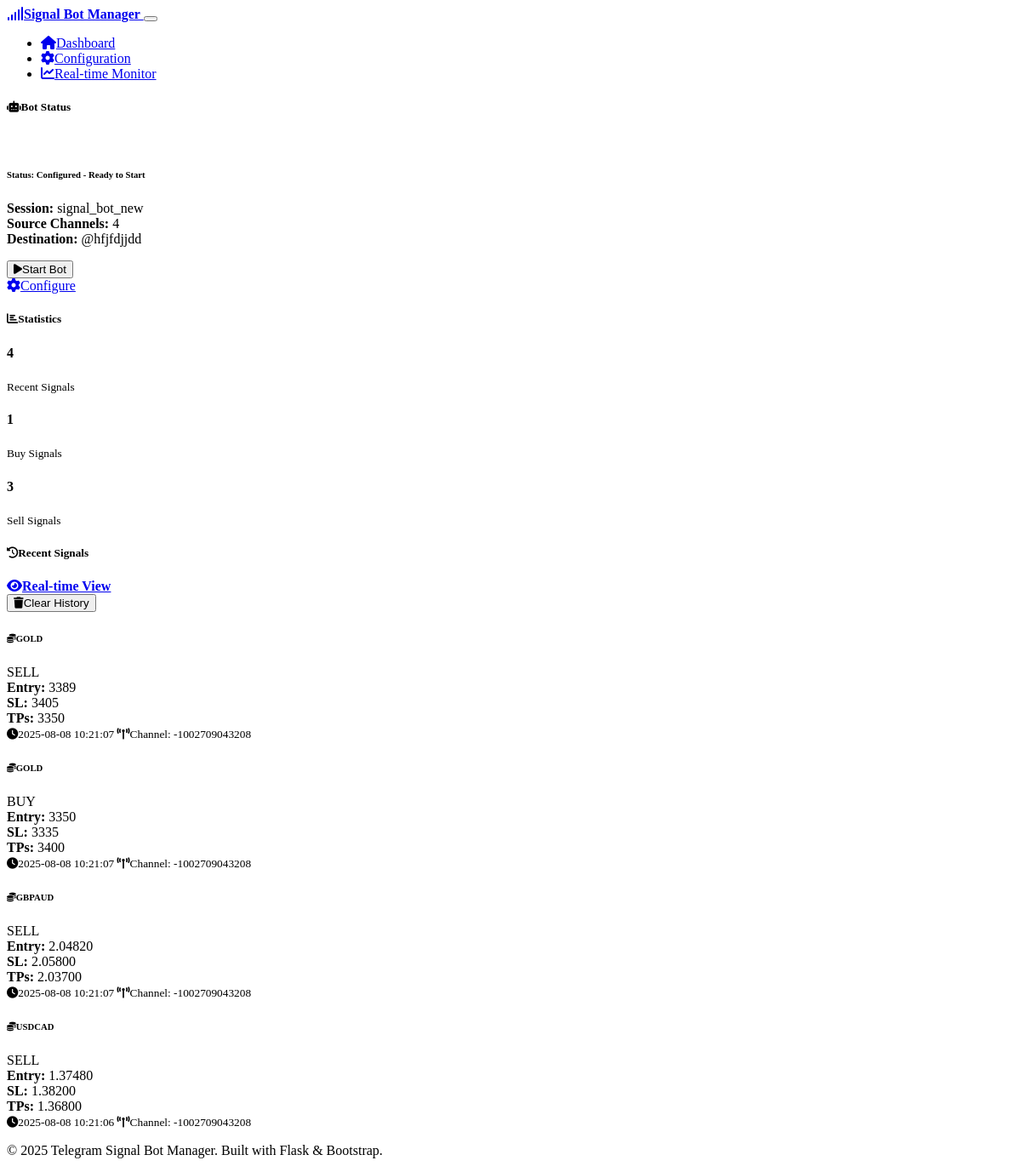
The page / on the database its author committed.
### models.py (models this page shows, shortened)
class Config(db.Model):
    id = db.Column(db.Integer, primary_key=True)
    api_id = db.Column(db.String(50))
    api_hash = db.Column(db.String(100))
    session_name = db.Column(db.String(50), default='signal_bot')
    from_channels = db.Column(db.Text)  # JSON string of channel IDs/usernames
    to_channel = db.Column(db.String(100))
    created_at = db.Column(db.DateTime, default=datetime.utcnow)
    updated_at = db.Column(db.DateTime, default=datetime.utcnow, onupdate=datetime.utcnow)
    def get_from_channels_list(self):
        if self.from_channels:
            try:
                return json.loads(self.from_channels)
            except:
                return []
        return []

class Signal(db.Model):
    id = db.Column(db.Integer, primary_key=True)
    symbol = db.Column(db.String(20))
    position = db.Column(db.String(10))  # BUY/SELL
    entry = db.Column(db.String(20))
    stop_loss = db.Column(db.String(20))
    take_profits = db.Column(db.Text)  # JSON string of TP levels
    risk_reward = db.Column(db.String(20))
    source_channel = db.Column(db.String(100))
    formatted_signal = db.Column(db.Text)
    original_message = db.Column(db.Text)
    timestamp = db.Column(db.DateTime, default=datetime.utcnow)
    def get_take_profits_list(self):
        if self.take_profits:
            try:
                return json.loads(self.take_profits)
            except:
                return []
        return []

### app.py (the view)
@app.route('/')
def index():
    config = Config.query.first()
    recent_signals = Signal.query.order_by(Signal.timestamp.desc()).limit(10).all()
    bot_status = "Not Running"
    if bot_instance and bot_instance.is_running():
        bot_status = "Running"
    elif config and config.api_id and config.api_hash:
        bot_status = "Configured - Ready to Start"
    return render_template('index.html',
                         config=config,
                         recent_signals=recent_signals,
                         bot_status=bot_status)

### templates/index.html (shortened to what this page needs)
{% extends "base.html" %}
{% block content %}
<div class="row">
    <div class="col-md-6 mb-4">
        <div class="card">
            <div class="card-header d-flex justify-content-between align-items-center">
                <h5 class="mb-0"><i class="fas fa-robot me-2"></i>Bot Status</h5>
                {% if bot_status == "Running" %}
                    <span class="status-indicator status-running"></span>
                {% elif bot_status == "Configured - Ready to Start" %}
                    <span class="status-indicator status-ready"></span>
                {% else %}
                    <span class="status-indicator status-stopped"></span>
                {% endif %}
            </div>
            <div class="card-body">
                <h6 class="card-title">Status: <span class="badge
                    {% if bot_status == 'Running' %}bg-success
                    {% elif bot_status == 'Configured - Ready to Start' %}bg-warning
                    {% else %}bg-danger{% endif %}">{{ bot_status }}</span>
                </h6>
                {% if config %}
                    <p class="card-text">
                        <strong>Session:</strong> {{ config.session_name or 'signal_bot' }}<br>
                        <strong>Source Channels:</strong> {{ config.get_from_channels_list()|length if config.from_channels else 0 }}<br>
                        <strong>Destination:</strong> {{ config.to_channel or 'Not set' }}
                    </p>
                {% else %}
                    <p class="card-text text-warning">No configuration found. Please configure the bot first.</p>
                {% endif %}
                <div class="d-flex gap-2">
                    {% if bot_status != "Running" %}
                        <form method="POST" action="{{ url_for('start_bot') }}" class="d-inline">
                            <button type="submit" class="btn btn-success"
                                    {% if not config or not config.api_id %}disabled{% endif %}>
                                <i class="fas fa-play me-1"></i>Start Bot
                            </button>
                        </form>
                    {% else %}
                        <form method="POST" action="{{ url_for('stop_bot') }}" class="d-inline">
                            <button type="submit" class="btn btn-danger">
                                <i class="fas fa-stop me-1"></i>Stop Bot
                            </button>
                        </form>
                    {% endif %}
                    <a href="{{ url_for('config_page') }}" class="btn btn-outline-primary">
                        <i class="fas fa-cog me-1"></i>Configure
                    </a>
                </div>
            </div>
        </div>
    </div>
    <div class="col-md-6 mb-4">
        <div class="card">
            <div class="card-header">
                <h5 class="mb-0"><i class="fas fa-chart-bar me-2"></i>Statistics</h5>
            </div>
            <div class="card-body">
                <div class="row text-center">
                    <div class="col-4">
                        <h4 class="text-primary">{{ recent_signals|length }}</h4>
                        <small class="text-muted">Recent Signals</small>
                    </div>
                    <div class="col-4">
                        <h4 class="text-success">
                            {{ recent_signals|selectattr('position', 'equalto', 'BUY')|list|length }}
                        </h4>
                        <small class="text-muted">Buy Signals</small>
                    </div>
                    <div class="col-4">
                        <h4 class="text-danger">
                            {{ recent_signals|selectattr('position', 'equalto', 'SELL')|list|length }}
                        </h4>
                        <small class="text-muted">Sell Signals</small>
                    </div>
                </div>
            </div>
        </div>
    </div>
</div>
<div class="card">
    <div class="card-header d-flex justify-content-between align-items-center">
        <h5 class="mb-0"><i class="fas fa-history me-2"></i>Recent Signals</h5>
        <div>
            <a href="{{ url_for('dashboard') }}" class="btn btn-sm btn-outline-primary me-2">
                <i class="fas fa-eye me-1"></i>Real-time View
            </a>
            <form method="POST" action="{{ url_for('clear_signals') }}" class="d-inline">
                <button type="submit" class="btn btn-sm btn-outline-danger"
                        onclick="return confirm('Are you sure you want to clear all signal history?')">
                    <i class="fas fa-trash me-1"></i>Clear History
                </button>
            </form>
        </div>
    </div>
    <div class="card-body">
        {% if recent_signals %}
            <div class="row">
                {% for signal in recent_signals %}
                <div class="col-md-6 mb-3">
                    <div class="card signal-card {{ signal.position.lower() }}">
                        <div class="card-body">
                            <div class="d-flex justify-content-between align-items-start mb-2">
                                <h6 class="card-title mb-0">
                                    <i class="fas fa-coins me-1"></i>{{ signal.symbol }}
                                </h6>
                                <span class="badge {% if signal.position == 'BUY' %}bg-success{% else %}bg-danger{% endif %}">
                                    {{ signal.position }}
                                </span>
                            </div>
                            <div class="row small">
                                <div class="col-6">
                                    <strong>Entry:</strong> {{ signal.entry }}<br>
                                    <strong>SL:</strong> {{ signal.stop_loss }}
                                </div>
                                <div class="col-6">
                                    <strong>TPs:</strong> {{ signal.get_take_profits_list()|join(', ') }}<br>
                                </div>
                            </div>
                            <div class="mt-2 pt-2 border-top">
                                <small class="text-muted">
                                    <i class="fas fa-clock me-1"></i>{{ signal.timestamp.strftime('%Y-%m-%d %H:%M:%S') }}
                                    <span class="ms-2">
                                        <i class="fas fa-broadcast-tower me-1"></i>Channel: {{ signal.source_channel }}
                                    </span>
                                </small>
                            </div>
                        </div>
                    </div>
                </div>
                {% endfor %}
            </div>
        {% else %}
            <div class="text-center py-5">
                <i class="fas fa-inbox fa-3x text-muted mb-3"></i>
                <h5 class="text-muted">No signals found</h5>
                <p class="text-muted">Start the bot to begin monitoring signals from your configured channels.</p>
            </div>
        {% endif %}
    </div>
</div>
{% endblock %}

### templates/base.html (shortened to what this page needs)
<!DOCTYPE html>
<html lang="en" data-bs-theme="dark">
<head>
    <link href="https://cdn.replit.com/agent/bootstrap-agent-dark-theme.min.css" rel="stylesheet">
    <link rel="stylesheet" href="https://cdnjs.cloudflare.com/ajax/libs/font-awesome/6.4.0/css/all.min.css">
</head>
<body>
    <nav class="navbar navbar-expand-lg navbar-dark bg-dark">
        <div class="container">
            <a class="navbar-brand" href="{{ url_for('index') }}">
                <i class="fas fa-signal me-2"></i>Signal Bot Manager
            </a>
            <button class="navbar-toggler" type="button" data-bs-toggle="collapse" data-bs-target="#navbarNav">
            </button>
            <div class="collapse navbar-collapse" id="navbarNav">
                <ul class="navbar-nav ms-auto">
                    <li class="nav-item">
                        <a class="nav-link" href="{{ url_for('index') }}">
                            <i class="fas fa-home me-1"></i>Dashboard
                        </a>
                    </li>
                    <li class="nav-item">
                        <a class="nav-link" href="{{ url_for('config_page') }}">
                            <i class="fas fa-cog me-1"></i>Configuration
                        </a>
                    </li>
                    <li class="nav-item">
                        <a class="nav-link" href="{{ url_for('dashboard') }}">
                            <i class="fas fa-chart-line me-1"></i>Real-time Monitor
                        </a>
                    </li>
                </ul>
            </div>
        </div>
    </nav>
    <main class="container my-4">
        {% block content %}{% endblock %}
    </main>
    <footer class="bg-dark text-light py-4 mt-5">
        <div class="container text-center">
            <p>&copy; 2025 Telegram Signal Bot Manager. Built with Flask & Bootstrap.</p>
        </div>
    </footer>
</body>
</html>

### templates/base.html (style rules this page uses)
.signal-card { border-left: 4px solid var(--bs-primary); margin-bottom: 1rem; }
.signal-card.buy { border-left-color: var(--bs-success); }
.signal-card.sell { border-left-color: var(--bs-danger); }
.status-indicator { display: inline-block; width: 12px; height: 12px; border-radius: 50%; margin-right: 8px; }
.status-ready { background-color: var(--bs-warning); }
.navbar-brand { font-weight: bold; }
.card-header { font-weight: 600; }

### rows shown on the page
Config: session_name "signal_bot_new", to_channel "@hfjfdjjdd"
Signal: symbol "GOLD", position "SELL", entry "3389", stop_loss "3405", get_take_profits_list "3350", timestamp "2025-08-08 10:21:07", source_channel "-1002709043208"
Signal: symbol "GOLD", position "BUY", entry "3350", stop_loss "3335", get_take_profits_list "3400", timestamp "2025-08-08 10:21:07", source_channel "-1002709043208"
Signal: symbol "GBPAUD", position "SELL", entry "2.04820", stop_loss "2.05800", get_take_profits_list "2.03700", timestamp "2025-08-08 10:21:07", source_channel "-1002709043208"
Signal: symbol "USDCAD", position "SELL", entry "1.37480", stop_loss "1.38200", get_take_profits_list "1.36800", timestamp "2025-08-08 10:21:06", source_channel "-1002709043208"

### other values the page prints
{{ bot_status }} "Configured - Ready to Start"
{{ config.get_from_channels_list()|length if config.from_channels else 0 }} "4"
{{ recent_signals|length }} "4"
{{ recent_signals|selectattr('position', 'equalto', 'BUY')|list|length }} "1"
{{ recent_signals|selectattr('position', 'equalto', 'SELL')|list|length }} "3"
